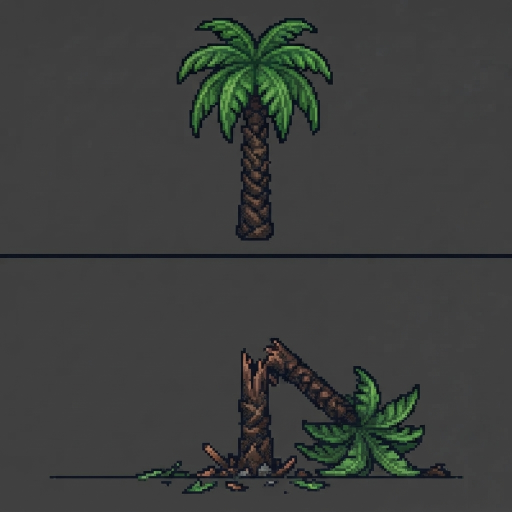
#> input picture build/wake/palm_src.jpg, 1024 x 1024 px (shown at 1/2 size)
$ python foliage.py
#> lines starting #> are read from the running program, lines starting #| are printed output that depends on the picture; after the words box and inside, x2 and y2 are one past the last pixel; in counts of white or black regions, pixels touching at a corner belong together
"""Cut the owner's palm and foliage pictures (build/wake/palm_src.jpg, foliage_src.jpg) into transparent sprites:
public/assets/palm0.png (standing), palm1.png (shattered), plant0..N.png (grass tufts, bushes, flowers, stones).
The backdrop is a flat grey: everything not near that grey, grouped by connected component. Run: python3 -I build/wake/foliage.py"""
import os, numpy as np
from PIL import Image
from scipy import ndimage
HERE = os.path.dirname(os.path.abspath(__file__)); OUT = os.path.join(HERE, '..', '..', 'public', 'assets')
def cut(path, tol=26):
#> called with path = 'build/wake/palm_src.jpg', tol = 26
    a = np.asarray(Image.open(path).convert('RGB')).astype(np.int32); bg = np.median(a[:6].reshape(-1, 3), 0)
#> after `bg = np.median(a[:6].reshape(-1, 3), 0)`: bg = [62, 62, 62]
    d = np.abs(a - bg).sum(2); fg = d > tol
#> after `fg = d > tol`:
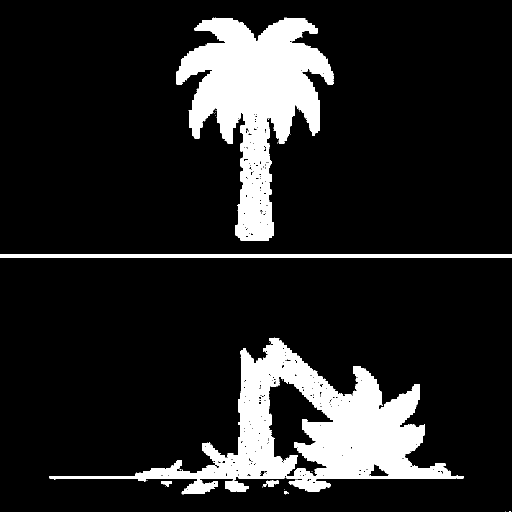
#> fg: shape (1024, 1024) bool (shown at 1/2 size); 13.7% white; 105 white regions (97 under 20 px), largest, box (x1, y1, x2, y2) and area: (99, 675, 927, 989) 70361, (353, 35, 667, 481) 63446, (0, 508, 1024, 516) 8192
    for r in np.where(fg.mean(1) > .45)[0]:   # the sheets' ground rules: erase the line where no plant crosses it
        lo, hi = max(0, r - 10), min(fg.shape[0], r + 11); band = fg[lo:hi].copy(); band[max(0, r - 3 - lo):r + 4 - lo] = False
        free = ~band.any(0); fg[max(0, r - 3):r + 4, free] = False
#> this loop made 28 passes
#> (r, lo, hi) on passes 1 to 12: (508, 498, 519), (509, 499, 520), (510, 500, 521), (511, 501, 522), (512, 502, 523), (513, 503, 524), (514, 504, 525), (515, 505, 526), (937, 927, 948), (938, 928, 949), (939, 929, 950), (940, 930, 951)
#> fg: shape (1024, 1024) bool; 13.6% white; 106 white regions (98 under 20 px), largest, box (x1, y1, x2, y2) and area: (271, 675, 901, 989) 69196, (353, 35, 667, 481) 63446, (0, 508, 1024, 516) 8192
    # the dividing lines in the sheets are thin dark rules: drop components that are very wide and short
    lab, n = ndimage.label(ndimage.binary_dilation(fg, iterations=6))
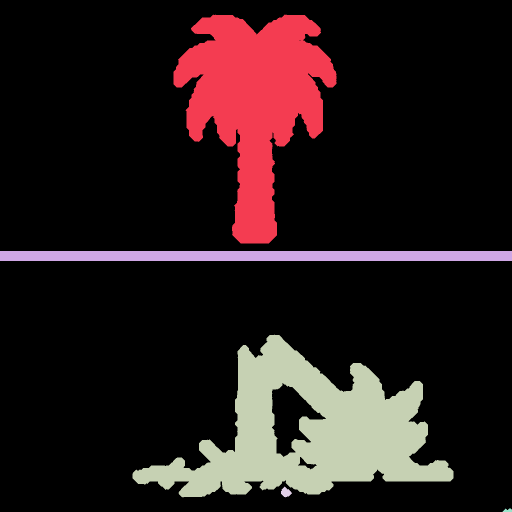
#> lab: shape (1024, 1024) int32 (shown at 1/2 size); 6 distinct labels, from 0 to 5; one colour per label, 0 black
#> n = 5
    out = []
    for i in range(1, n + 1):
        ys, xs = np.where(lab == i); h, w = ys.max() - ys.min() + 1, xs.max() - xs.min() + 1
        if w > 6 * h or (w * h) < 900: continue
        box = (xs.min(), ys.min(), xs.max() + 1, ys.max() + 1); m = (lab == i) & fg
        rgba = np.dstack([a.astype(np.uint8), (m * 255).astype(np.uint8)])[box[1]:box[3], box[0]:box[2]]
        out.append((box, Image.fromarray(rgba)))
#> this loop made 5 passes
#> (h, w) on passes 2, 4, 5: (20, 1024), (22, 22), (7, 19)
#> (h, w, box) on passes 1, 3: (458, 326, (347, 29, 673, 487)), (326, 642, (265, 669, 907, 995))
#> after the loop, out = 2 items
    return out
palms = sorted(cut(os.path.join(HERE, 'palm_src.jpg')), key=lambda t: t[0][1])
palms[0][1].save(os.path.join(OUT, 'palm0.png')); palms[-1][1].save(os.path.join(OUT, 'palm1.png')); print('palms', [p[1].size for p in palms])
#| palms [(326, 458), (642, 326)]
plants = sorted(cut(os.path.join(HERE, 'foliage_src.jpg')), key=lambda t: (t[0][1] // 150, t[0][0]))
#> call 2 of cut, with path = 'build/wake/foliage_src.jpg', tol = 26
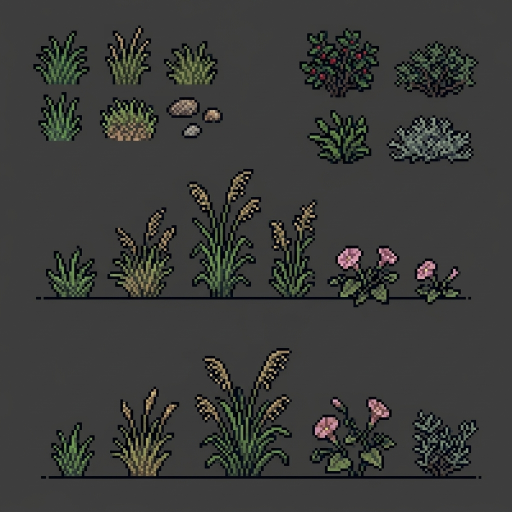
#> input picture build/wake/foliage_src.jpg, 1024 x 1024 px (shown at 1/2 size)
#> in cut (call 2), `bg = np.median(a[:6].reshape(-1, 3), 0)`: bg = [61, 61, 61]
#> in cut (call 2), `fg = d > tol`: fg: shape (1024, 1024) bool; 20.7% white; 152 white regions (133 under 20 px), largest, box (x1, y1, x2, y2) and area: (97, 696, 958, 958) 71535, (87, 337, 932, 615) 65723, (599, 56, 758, 195) 12867
#> the loop in cut (call 2), `for r in np.where(fg.mean(1) > .45)[0]:   # the sheets' ground rules: ..` made 124 passes
#> (r, lo, hi) on passes 1 to 12: (107, 97, 118), (112, 102, 123), (117, 107, 128), (118, 108, 129), (119, 109, 130), (120, 110, 131), (121, 111, 132), (122, 112, 133), (123, 113, 134), (124, 114, 135), (125, 115, 136), (126, 116, 137)
#> after the loop in cut (call 2), `for r in np.where(fg.mean(1) > .45)[0]:   # the sheets' ground rules: ..`:
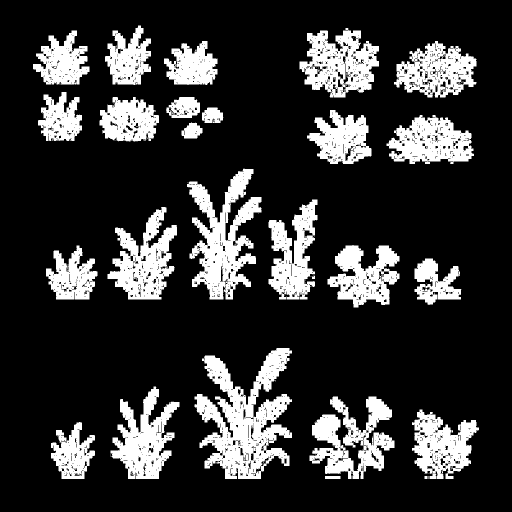
#> fg: shape (1024, 1024) bool (shown at 1/2 size); 20.2% white; 162 white regions (136 under 20 px), largest, box (x1, y1, x2, y2) and area: (389, 696, 584, 958) 25628, (374, 337, 523, 599) 18094, (619, 793, 789, 958) 13597
#> in cut (call 2), `lab, n = ndimage.label(ndimage.binary_dilation(fg, iterations=6))`:
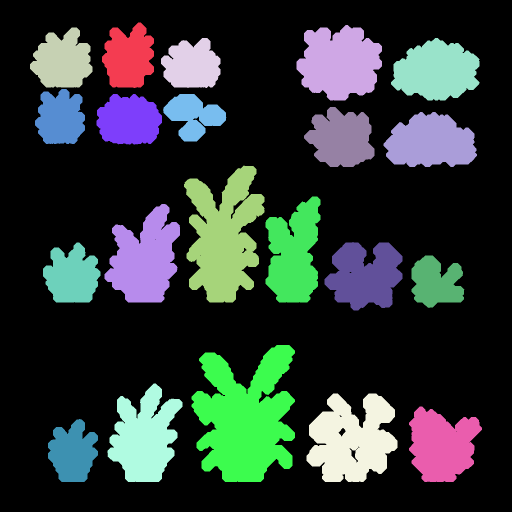
#> lab: shape (1024, 1024) int32 (shown at 1/2 size); 22 distinct labels, from 0 to 21; one colour per label, 0 black
#> in cut (call 2), `lab, n = ndimage.label(ndimage.binary_dilation(fg, iterations=6))`: n = 21
#> the loop in cut (call 2), `for i in range(1, n + 1):` made 21 passes
#> (h, w, box) on passes 1 to 12: (131, 104, (204, 45, 308, 176)), (151, 171, (593, 50, 764, 201)), (120, 125, (60, 55, 185, 175)), (100, 119, (322, 76, 441, 176)), (125, 177, (782, 76, 959, 201)), (110, 100, (70, 178, 170, 288)), (101, 131, (193, 188, 324, 289)), (95, 127, (326, 188, 453, 283)), (120, 141, (608, 214, 749, 334)), (110, 187, (767, 224, 954, 334)), (274, 161, (368, 331, 529, 605)), (212, 110, (531, 393, 641, 605))
#> after the loop in cut (call 2), `for i in range(1, n + 1):`:
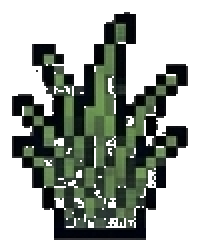
#> rgba: shape (126, 100, 4) (shown 2 times larger); mean R, G, B, A 52, 58.6, 51.3, 114; transparent parts drawn white
#> after the loop in cut (call 2), `for i in range(1, n + 1):`: out = 21 items
n = 0
for box, im in plants:
    if im.size[0] < 24 or im.size[1] < 24: continue
    im.save(os.path.join(OUT, 'plant%d.png' % n)); n += 1
#> this loop made 21 passes
#> box on passes 1 to 12: (60, 55, 185, 175), (204, 45, 308, 176), (322, 76, 441, 176), (593, 50, 764, 201), (782, 76, 959, 201), (70, 178, 170, 288), (193, 188, 324, 289), (326, 188, 453, 283), (608, 214, 749, 334), (767, 224, 954, 334), (209, 408, 360, 605), (368, 331, 529, 605)
#> pass 1, `im.save(os.path.join(OUT, 'plant%d.png' % n))`:
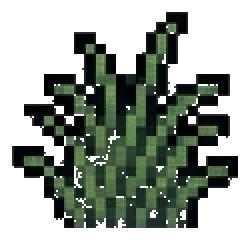
#> saved as plant0.png: PIL image 125x120 RGBA (shown 2 times larger); mean R, G, B, A 51.8, 59.9, 51.5, 121.7; transparent parts drawn white
#> after the loop, n = 21
print('plants', n, [p[1].size for p in plants])
#> (printed output is left out)
